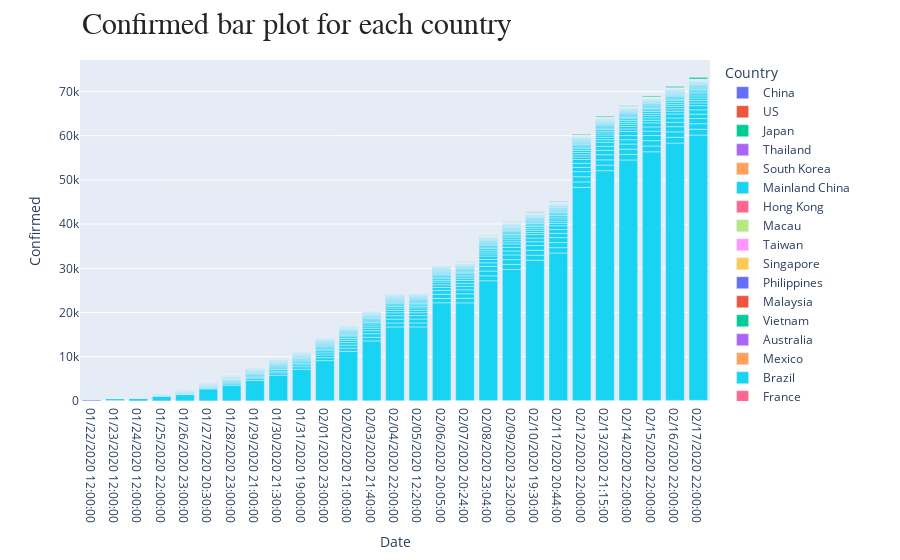

Here is the notebook cell this chart was saved with:
### Markdown cell above
Different Color shows different Country

### Code cell
fig = px.bar(dataset, x='Date', y='Confirmed', hover_data=['Province/State', 'Deaths', 'Recovered'], color='Country')
annotations = []
annotations.append(dict(xref='paper', yref='paper', x=0.0, y=1.05,
                              xanchor='left', yanchor='bottom',
                              text='Confirmed bar plot for each country',
                              font=dict(family='Arial',
                                        size=30,
                                        color='rgb(37,37,37)'),
                              showarrow=False))
fig.update_layout(annotations=annotations)
fig.show()
